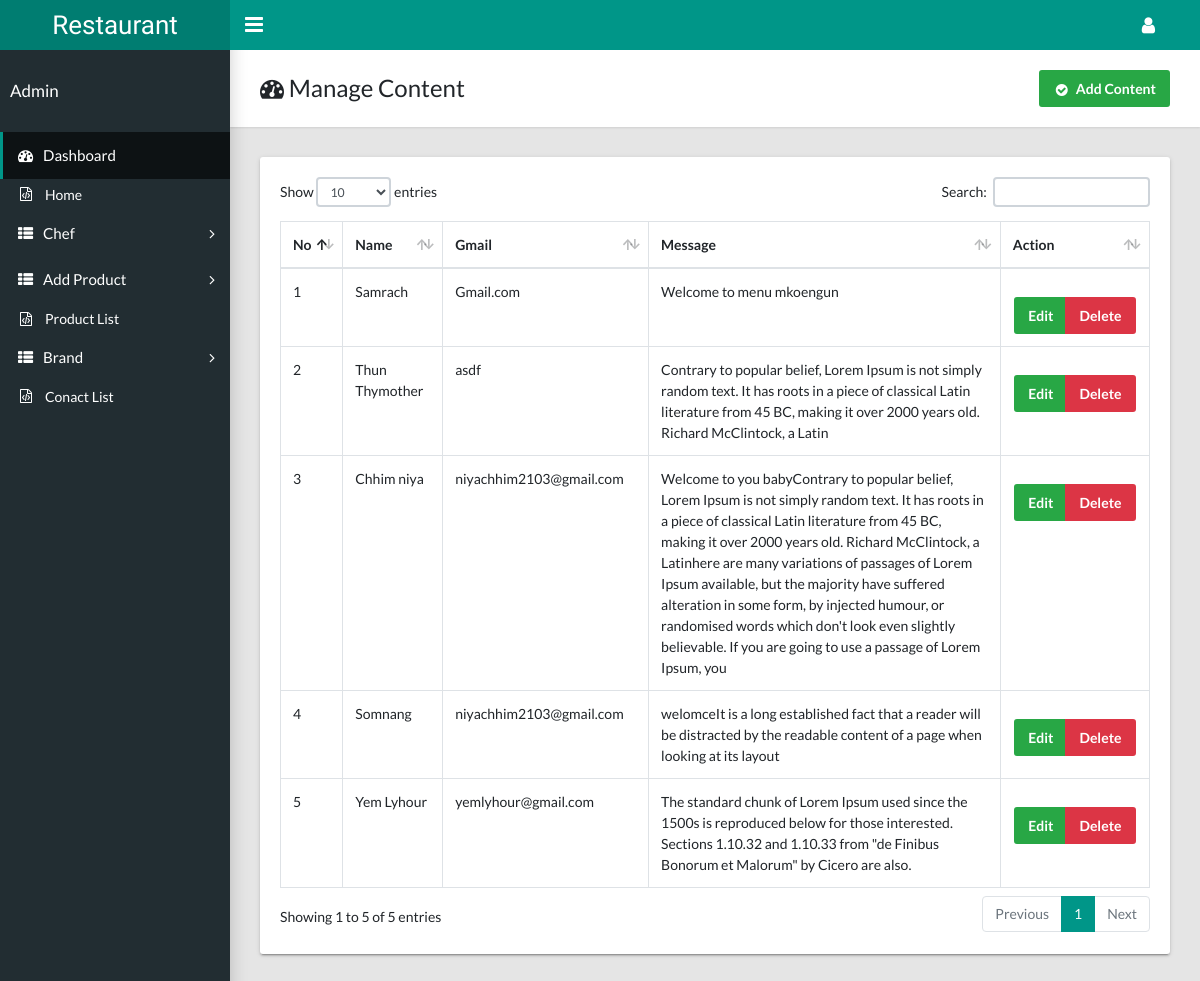
/backend/pages/manage_contact.php (signed in), run on the app's committed database.
### tables this page shows
CREATE TABLE `contact` (
  `id` int(20) NOT NULL,
  `name` varchar(100) NOT NULL,
  `gmail` varchar(100) NOT NULL,
  `subject` varchar(100) NOT NULL,
  `message` text NOT NULL
);

### backend/pages/manage_contact.php (the view, shortened to what this page needs)
<?php
    include 'header.php';
    include 'sidebar.php';
?>
<main class="app-content">
      <div class="app-title">
        <div>
          <h1><i class="fa fa-dashboard"></i> Manage Content</h1>
        </div>
        <ul class="app-breadcrumb breadcrumb">
         <a class="btn btn-success" type="submit" name="btn_add_menu" href="add_content.php"><i class="fa fa-fw fa-lg fa-check-circle"></i>Add Content</a>
        </ul>
      </div>
      <div class="tile">
            <div class="tile-body">
              <div class="table-responsive">
                <table class="table table-hover table-bordered" id="sampleTable">
                  <thead>
                    <tr>
                      <th>No</th>
                      <th>Name</th>
                      <th>Gmail</th>
                      <th>Message</th>
                      <th>Action</th>
                    </tr>
                  </thead>
                  <tbody>
                  <?php
                        $select_contact="SELECT*FROM contact";
                        $result=$conn->query($select_contact);
                        $i=1;
                        while ($row=$result->fetch_assoc()) {
                           echo' <tr>
                           <td>'.$i.'</td>
                           <td>'.$row['name'].'</td>
                           <td>'.$row['gmail'].'</td>
                           <td>'.$row['message'].'</td>
                           <td class="text-center ">
                           <div class="btn-group mt-3">
                              <a href=""  class="btn btn-success">Edit</a>
                               <button style="cursor:pointer;" class="btn btn-danger" data-href="" data-toggle="modal" data-target="#confirm-delete">Delete</button>
                           </div>
                       </td>
                         </tr> ';
                         $i++;
                        }
                    ?>
                  </tbody>
                </table>
              </div>
            </div>
          </div>
    </main>
    <?php
     include 'footer.php';
    ?>

### data on the page
contact: name "Samrach", gmail "Gmail.com", message "Welcome to menu mkoengun"
contact: name "Thun Thymother", gmail "asdf", message "Contrary to popular belief, Lorem Ipsum is not simply random text. It has roots in a piece of classical Latin literature from 45 BC, making it over 2000 years old. Richard McClintock, a Latin"
contact: name "Chhim niya", gmail "niyachhim2103@gmail.com", message "Welcome to you babyContrary to popular belief, Lorem Ipsum is not simply random text. It has roots in a piece of classical Latin literature from 45 BC, making it over 2000 years old. Richard McClintock, a Latinhere are many variations of passages of Lorem Ipsum available, but the majority have suffered alteration in some form, by injected humour, or randomised words which don't look even slightly believable. If you are going to use a passage of Lorem Ipsum, you"
contact: name "Somnang", gmail "niyachhim2103@gmail.com", message "welomceIt is a long established fact that a reader will be distracted by the readable content of a page when looking at its layout"
contact: name "Yem Lyhour", gmail "yemlyhour@gmail.com", message "The standard chunk of Lorem Ipsum used since the 1500s is reproduced below for those interested. Sections 1.10.32 and 1.10.33 from \"de Finibus Bonorum et Malorum\" by Cicero are also."
